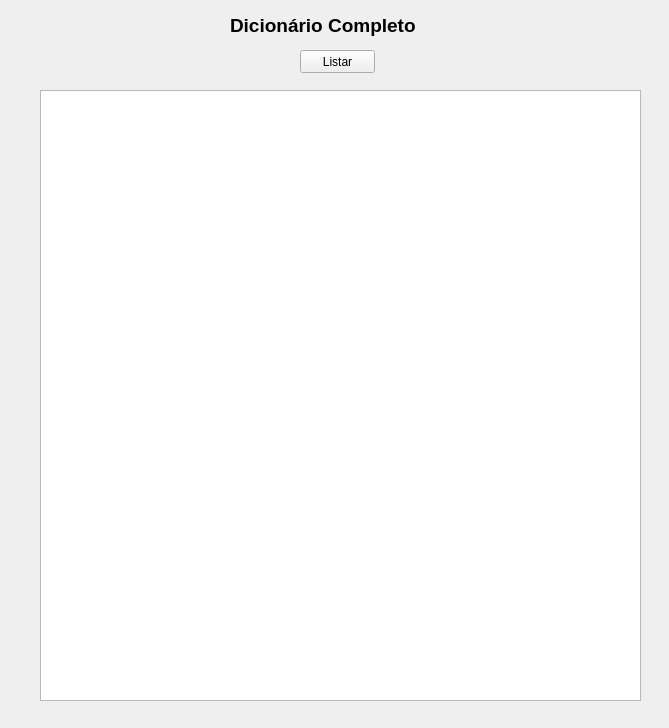
<?xml version="1.0" encoding="UTF-8"?>
<ui version="4.0">
 <class>JanelaLista</class>
 <widget class="QWidget" name="JanelaLista">
  <property name="geometry">
   <rect>
    <x>0</x>
    <y>0</y>
    <width>669</width>
    <height>728</height>
   </rect>
  </property>
  <property name="windowTitle">
   <string>JanelaLista</string>
  </property>
  <widget class="QLabel" name="label">
   <property name="geometry">
    <rect>
     <x>230</x>
     <y>10</y>
     <width>201</width>
     <height>31</height>
    </rect>
   </property>
   <property name="font">
    <font>
     <pointsize>14</pointsize>
     <weight>75</weight>
     <bold>true</bold>
    </font>
   </property>
   <property name="text">
    <string>Dicionário Completo</string>
   </property>
  </widget>
  <widget class="QPushButton" name="botaoListar">
   <property name="geometry">
    <rect>
     <x>300</x>
     <y>50</y>
     <width>75</width>
     <height>23</height>
    </rect>
   </property>
   <property name="text">
    <string>Listar</string>
   </property>
  </widget>
  <widget class="QTextEdit" name="listaArquivo">
   <property name="geometry">
    <rect>
     <x>40</x>
     <y>90</y>
     <width>601</width>
     <height>611</height>
    </rect>
   </property>
  </widget>
 </widget>
 <layoutdefault spacing="6" margin="11"/>
 <resources/>
 <connections/>
</ui>
